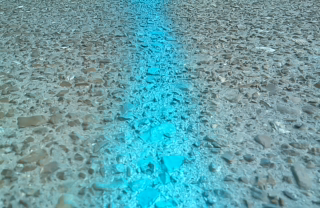
#> input picture RawImg.png, 320 x 208 px
$ python oldPrototypeScript.py
#> lines starting #> are read from the running program, lines starting #| are printed output that depends on the picture; after the words box and inside, x2 and y2 are one past the last pixel; in counts of white or black regions, pixels touching at a corner belong together; long printed decimals are rounded
from math import atan2
from types import CoroutineType
import cv2 as cv
import numpy as np
import time
from matplotlib import pyplot as plt
img = cv.imread('RawImg.png')
#> img is the input picture: shape (208, 320, 3); mean B, G, R 168.1, 159.7, 102.4

h = img.shape[0]
#> h = 208
w = img.shape[1]
#> w = 320
print(h)
#| 208
print(w)
#| 320
crop = img[30:h,:,:]
r = img[30:h,:,0]
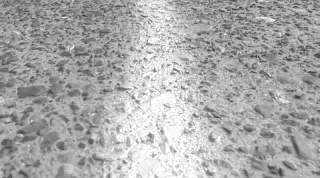
#> r: shape (178, 320); min 53, max 255, mean 170.8
blur = cv.blur(r,(5,5))
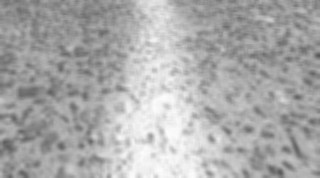
#> blur: shape (178, 320); min 86, max 252, mean 170.8
hist = cv.calcHist([blur],[0],None,[256],[0,256])
#> hist = 256 values, max 968 at index 159, min 0 at index 0, mean 222.5
_,thrsh = cv.threshold(blur,200,255,cv.THRESH_BINARY)
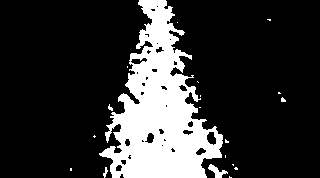
#> thrsh: shape (178, 320); 19.8% white; 19 white regions (16 under 20 px), largest, box (x1, y1, x2, y2) and area: (99, 0, 223, 178) 11030, (208, 164, 228, 178) 118, (103, 167, 108, 178) 27
canny = cv.Canny(thrsh,threshold1=15,threshold2=30)
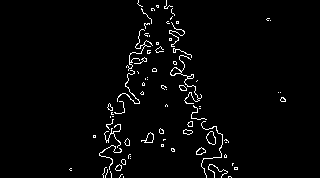
#> canny: shape (178, 320); 2.6% white in thin lines or dots, all inside (x1, y1, x2, y2) = (69, 0, 286, 178)
lines = cv.HoughLines(canny,1,np.pi/180,1,None,0,0)

if lines is not None :
    rho, theta = lines[0,0,:]
#> rho = 147; theta = 0.244

    a = np.cos(theta)
#> a = 0.97
    b = np.sin(theta)
#> b = 0.242
    x0 = a * rho
#> x0 = 142.6
    y0 = b * rho
#> y0 = 35.56

    x1 = int(x0 + 1000 * (-b))
#> x1 = -99
    y1 = int(y0 + 1000 * (a))
#> y1 = 1005

    x2 = int(x0 - 1000 * (-b))
#> x2 = 384
    y2 = int(y0 - 1000 * (a))
#> y2 = -934

    cv.line(crop, (x1,y1), (x2,y2), (0,0,255), 2)
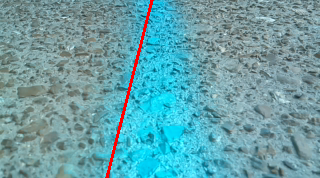
#> crop: shape (178, 320, 3); mean B, G, R 168.9, 160.5, 103.9
        #print(theta * (180 / np.pi) )


        # convert to coordinate frame: hard left is -89, hard right +90
    theta_deg = theta * (180/np.pi)
#> theta_deg = 14
    if theta_deg > 90:
        theta_deg = theta_deg - 180
    else:
        theta_deg = theta_deg


    print(theta_deg)
#| 14.000
else:
    print("no line found")

# Show Images
cv.imshow('img',img)
cv.imshow('r',r)
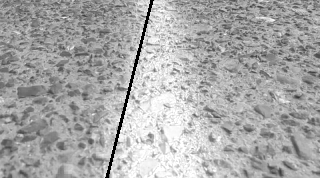
#> window 'r': shape (178, 320); min 0, max 255, mean 168.9
cv.imshow('blur',blur)
cv.imshow('thrsh',thrsh)
cv.imshow('canny', canny)
cv.imshow('crop',crop)
# Plot Histogram
plt.figure()
plt.title("Pixel Histogram")
plt.xlabel("Bins")
plt.ylabel("Frequency")
plt.plot(hist)
plt.show()
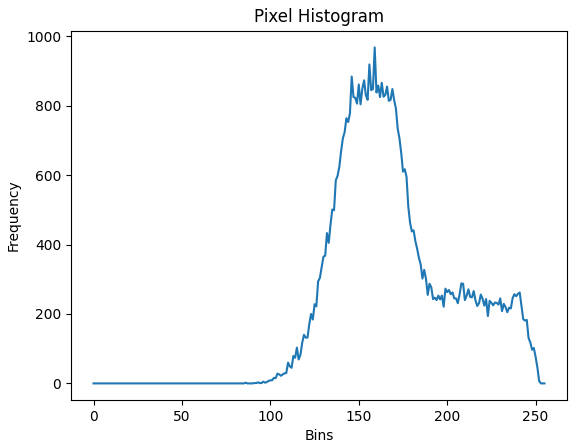
#> figure drawn by matplotlib, 1 panel; curve peaks at x = 159, y = 968
cv.waitKey(0)

$ run again, with blackImg.png copied over RawImg.png
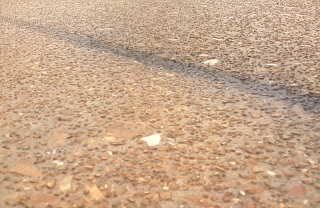
#> input picture blackImg.png, 320 x 208 px
#> img is the input picture: shape (208, 320, 3); mean B, G, R 138.6, 166.7, 199.2
#| 208
#| 320
#> hist = 256 values, max 1883 at index 142, min 0 at index 0, mean 222.5
#> thrsh: shape (178, 320); 0.2% white; 2 white regions (1 under 20 px), largest, box (x1, y1, x2, y2) and area: (144, 105, 160, 115) 106
#> canny: shape (178, 320); 0.09% white in thin lines or dots, all inside (x1, y1, x2, y2) = (144, 30, 216, 115)
#> lines = 710 rows, first 8: [149, 1.24], [147, 1.26], [151, 1.22], [145, 1.27], [141, 1.31], [-25, 2.36], [143, 1.29], [139, 1.33]
#> rho = 149; theta = 1.24
#> a = 0.326
#> b = 0.946
#> x0 = 48.51
#> y0 = 140.9
#> x1 = -897
#> y1 = 466
#> x2 = 994
#> y2 = -184
#> `cv.line(crop, (x1,y1), (x2,y2), (0,0,255), 2)`:
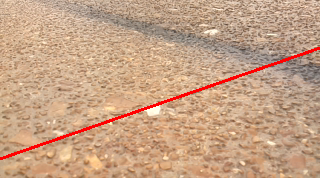
#> crop: shape (178, 320, 3); mean B, G, R 133.2, 161.6, 198.9
#> theta_deg = 71
#| 71.000
#> `plt.show()`:
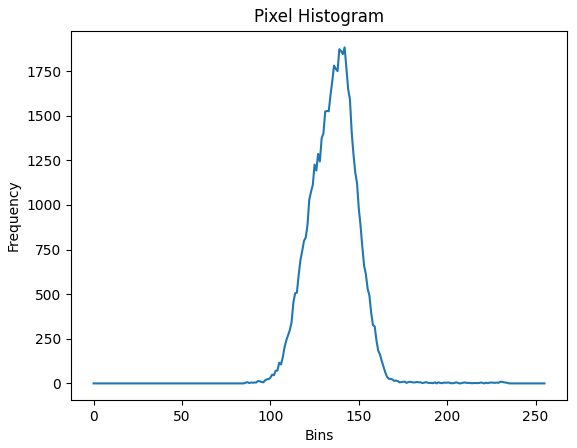
#> figure drawn by matplotlib, 1 panel; curve peaks at x = 142, y = 1883
